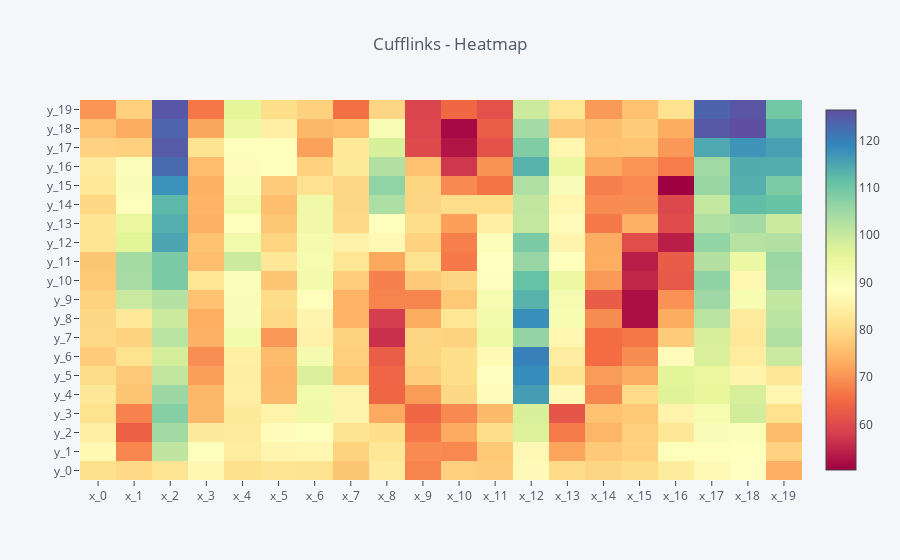

The notebook cell saved with this chart:
### Code cell
iplot(cf.datagen.heatmap(20, 20).iplot(asFigure = True,
                                      kind = 'heatmap', colorscale = 'spectral', title = 'Cufflinks - Heatmap'))

### Figure 1 — Plotly figure (JSON) as saved in the notebook; plotly's stock layout.template omitted (floating-point values rounded to 4 significant figures; data arrays with more than 128 entries replaced by an {"elided": "..."} marker saying what was removed)
{"data": [{"colorscale": [[0, "rgb(158,1,66)"], [0.1, "rgb(213,62,79)"], [0.2, "rgb(244,109,67)"], [0.3, "rgb(253,174,97)"], [0.4, "rgb(254,224,139)"], [0.5, "rgb(255,255,191)"], [0.6, "rgb(230,245,152)"], [0.7, "rgb(171,221,164)"], [0.8, "rgb(102,194,165)"], [0.9, "rgb(50,136,189)"], [1, "rgb(94,79,162)"]], "type": "heatmap", "x": ["x_0", "x_1", "x_2", "x_3", "x_4", "x_5", "x_6", "x_7", "x_8", "x_9", "x_10", "x_11", "x_12", "x_13", "x_14", "x_15", "x_16", "x_17", "x_18", "x_19"], "y": ["y_0", "y_1", "y_2", "y_3", "y_4", "y_5", "y_6", "y_7", "y_8", "y_9", "y_10", "y_11", "y_12", "y_13", "y_14", "y_15", "y_16", "y_17", "y_18", "y_19"], "z": {"elided": "20x20 float values"}, "zmax": 126.4, "zmin": 50.43}], "layout": {"legend": {"bgcolor": "#F5F6F9", "font": {"color": "#4D5663"}}, "paper_bgcolor": "#F5F6F9", "plot_bgcolor": "#F5F6F9", "title": "Cufflinks - Heatmap", "titlefont": {"color": "#4D5663"}, "xaxis1": {"gridcolor": "#E1E5ED", "showgrid": true, "tickfont": {"color": "#4D5663"}, "title": "", "titlefont": {"color": "#4D5663"}, "zerolinecolor": "#E1E5ED"}, "yaxis1": {"gridcolor": "#E1E5ED", "showgrid": true, "tickfont": {"color": "#4D5663"}, "title": "", "titlefont": {"color": "#4D5663"}, "zerolinecolor": "#E1E5ED"}}}
